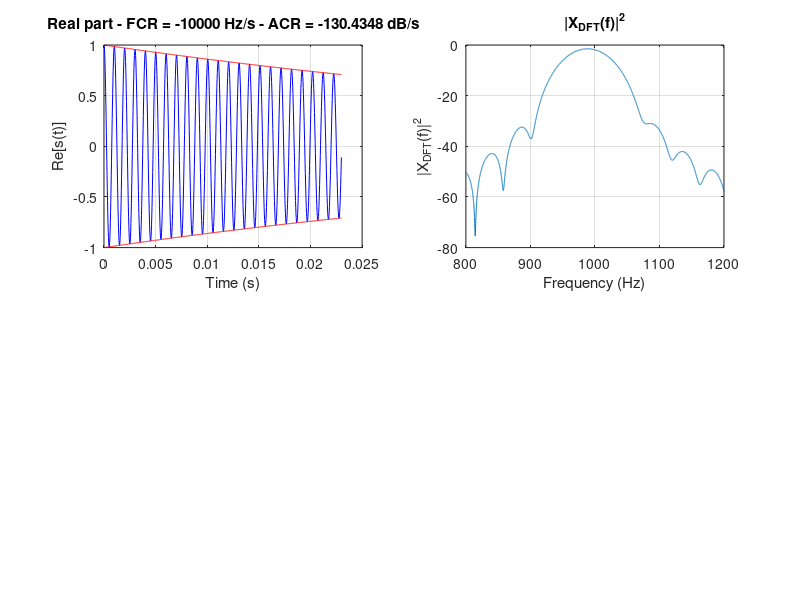

Here is the MATLAB script that generated this plot: (Note: this script raises an error after producing the figure.)
%% Projet long 2015
% Quentin Biache - Lili Zheng - Emilie Abia
% Script generates the look-up table for the main lobe on a uniform (or
% non-uniform) grid. The range can be adjusted by the user.

%% Initialize workspace
clear all
close all
clc

%% Parameters definition

% Sampling parameters
fe = 44100;             % Sampling frequency

% FFT parameters
w_time = 0.023;         % Window duration (s)
N_padding = 9;          % Zero-padding factor
N_pts = round(fe*w_time);               % Total number of points
if (mod(N_pts,2) == 0)
    N_pts = N_pts + 1;
end

N_fft = 2^(nextpow2(N_pts)+N_padding);  % FFT size
t = (0:(N_pts-1))'/fe;                  % Time vector
f = (0:(N_fft-1))'*fe/N_fft;            % Frequency vector

w = window(@hanning,N_pts);             % Create window
w = w./sum(w);                          % Normalize window

dB = 1;

%% Grid settings

% Number of points
N_ACR = 5;
N_FCR = 5;
p_max = N_ACR*N_FCR;

% Range 
FCR_min = -10000;
FCR_max = 10000;
ACR_min = -3/0.023;
ACR_max = 3/0.023;

% Uncomment to create an uniform grid (error analysis)
LUT_ACR = kron(linspace(ACR_min,ACR_max,N_ACR)',ones(N_FCR,1));
LUT_FCR = kron(ones(N_ACR,1),linspace(FCR_min,FCR_max,N_FCR)');

% Uncomment to create non-uniform grid (obtained from the error analysis)
% load non_uniform_grid.mat
% LUT_ACR = X_c;
% LUT_FCR = Y_c;
% p_max = length(X_c);

%% Generate chirps

% Number of points on the main lobe
N_lobe = 9;

% Matrix to store lobe data
levels = zeros(N_lobe,N_ACR*N_FCR);
levels_normalized = zeros(N_lobe,N_ACR*N_FCR);
levels_loc = zeros(N_lobe,N_ACR*N_FCR);
levels_phase = zeros(N_lobe,N_ACR*N_FCR);

x_lobe = zeros(N_lobe,N_ACR*N_FCR);
mag_lobe = zeros(N_lobe,N_ACR*N_FCR);
arg_lobe = zeros(N_lobe,N_ACR*N_FCR);

figure
pause

for p = 1:p_max
        
    % Parameters for the model
    f0 = 1000;              % Instantaneous frequency at t = 0
    A0 = 1;                 % Signal level
    phi0 = 0;               % Initial phase

    % Frequency plot domain
    f_plot = [0.8*f0;1.2*f0];        

    % Adjust parameters with the definition
    alpha0 = log(10^(LUT_ACR(p)/20));
    beta0 = LUT_FCR(p)/pi;        
    omega0 = 2*pi*f0;
    lambda0 = log(A0);

    % Create signal
    s = exp(alpha0.*t).*exp(lambda0).*exp(1i*((beta0*t.^2)+(omega0.*t)+phi0));

    subplot(2,2,1)
        plot(t,real(s),'b',t,exp(alpha0.*t).*exp(lambda0),'r',t,-exp(alpha0.*t).*exp(lambda0),'r')
        xlabel('Time (s)')
        ylabel('Re[s(t)]')
        title(['Real part - FCR = ',num2str(LUT_FCR(p)),' Hz/s - ACR = ',num2str(LUT_ACR(p)),' dB/s'])
        grid on

    % Apply window
    s = s.*w;

    % Correct phase
    s_w = zeros(N_fft,1);
    s_w(1:(N_pts-1)/2) = s(((N_pts+1)/2)+1:end);
    s_w(N_fft-(N_pts-1)/2:end) = s(1:((N_pts+1)/2));

    % Compute the FFT
    fft_s = fft(s_w,N_fft);
    mod_fft_s = abs(fft_s);
    arg_fft_s = 0;%unwrap(phase(fft_s));

    plot_index = find((f > f_plot(1)) & (f < f_plot(2)));

    % Plot the FFT magnitude
    subplot(2,2,2)
        if dB
            plot(f(plot_index),20*log10(mod_fft_s(plot_index)))
        else
            plot(f(plot_index),mod_fft_s(plot_index))
        end
        title('|X_{DFT}(f)|^2')
        xlabel('Frequency (Hz)')
        ylabel('|X_{DFT}(f)|^2')
        grid on

    % Search for the main lobe
    [mod_max,index] = max(mod_fft_s);
    mod_argmax = f(index);

    % Find a more accurate value of the main lobe peak
    interp_index = quad_argmax(index,mod_fft_s(index-1),mod_fft_s(index),mod_fft_s(index+1));
    interp_max = quad_max(mod_fft_s(index-1),mod_fft_s(index),mod_fft_s(index+1));
    interp_argmax = interp1(1:length(f),f,interp_index);

    % Initialize tests to find the zeros
    left_peak = mod_fft_s(1:end-2) > mod_fft_s(2:end-1);
    right_peak = mod_fft_s(3:end) > mod_fft_s(2:end-1);

    % Find location of zeros in the FFT
    mod_zeros_loc = find(left_peak & right_peak) + 1; 

    % Find the closest zero to the lobe peak
    [~,index_min] = min(abs(index-mod_zeros_loc)); 

    % Set the lower and the upper zero of the lobe
    if (mod_zeros_loc(index_min) > index)
        lower_zero_loc = mod_zeros_loc(index_min - 1); 
        upper_zero_loc = mod_zeros_loc(index_min); 
    else
        lower_zero_loc = mod_zeros_loc(index_min); 
        upper_zero_loc = mod_zeros_loc(index_min + 1); 
    end    

    % Index where the main lobe is located
    lobe_index = (lower_zero_loc:upper_zero_loc)';

    % Split the lobe in N_lobe points
    x = linspace(lower_zero_loc*1.001,upper_zero_loc*0.999,N_lobe)';
    x_phase = linspace(lower_zero_loc,upper_zero_loc,1000)';

    levels(:,p) = interp1((1:N_fft)',mod_fft_s,x);
    levels_phase(:,p) = interp1(lobe_index,unwrap(phase(fft_s(lobe_index))),x);

    x_lobe_interp = linspace(lower_zero_loc,upper_zero_loc,N_pts)';
    f_lobe_interp = (x_lobe_interp-1)*fe/N_fft;
    y_lobe_interp = quad_interp(x,levels(:,p),x_lobe_interp);            


    % Reconstruct signal
    Y = zeros(N_pts,1);

    % Estimate the lobe phase over the synthesis domain using the 9 points
    lobe_phase = interp1(1+((x-1)*(N_pts-1)./(N_fft-1)),levels_phase(:,p),(1:N_pts)','spline',0);
    %lobe_phase = quad_interp(1+((x-1)*(N_pts-1)./(N_fft-1)),squeeze(levels_phase(u,v,:)),(1:N_pts)');

    % Estimate the lobe magnitude over the synthesis domain using the 9 points
    Y = interp1(1+((x-1)*(N_pts-1)./(N_fft-1)),levels(:,p),(1:N_pts)','spline',0).*exp(1i*lobe_phase);
    %Y = quad_interp(1+((x-1)*(N_pts-1)./(N_fft-1)),squeeze(levels(u,v,:)),(1:N_pts)').*exp(1i*lobe_phase);
    s_reconst = real(ifft(Y,N_pts));

    s_reconst_w = zeros(N_pts,1);
    s_reconst_w(1:(N_pts+1)/2) = s_reconst(((N_pts+1)/2):end);
    s_reconst_w(1+((N_pts+1)/2):end) = s_reconst(1:((N_pts-1)/2));

    s_reconst = s_reconst_w;

    subplot(2,2,3)
        plot(t,real(s),'b',t,s_reconst,'r')
        xlabel('Time (s)')
        ylabel('Signal')
        legend('Original','Reconstructed')
        err = round(100*norm(real(s)-s_reconst)./norm(real(s)));
        title(['Reconstruction error = ',num2str(err), '%'])
        grid on

    subplot(2,2,2)
        hold on
        if dB
            plot((x-1)*fe/N_fft,20*log10(levels(:,p)),'r+')
            plot(f_lobe_interp,20*log10(abs(y_lobe_interp)),'r')
            plot((0:(N_pts-1))'*fe/N_pts,20*log10(abs(Y)),'k+')
            axis([f_plot(1) f_plot(2) -80 5])
        else
            plot((x-1)*fe/N_fft,levels(:,p),'r+')
            plot(f_lobe_interp,(y_lobe_interp),'r')
        end
        hold off

    % Plot the phase
    subplot(2,2,4)
        plot((x_phase-1)*fe/N_fft,interp1(lobe_index,unwrap(phase(fft_s(lobe_index))),x_phase),'b',(x-1)*fe/N_fft,levels_phase(:,p),'r+')
        hold on
        plot((x_phase-1)*fe/N_fft,interp1(x,levels_phase(:,p),x_phase,'spline'),'k')
        xlabel('Frequency (Hz)')
        ylabel('Phase (rad)')
        title('Lobe phase and reconstructed lobe phase')
        grid on
        hold off

    levels_loc(:,p) = (x-1)*fe/N_fft;

    % Store references
    x_lobe(:,p) = (levels_loc(:,p)-f0)/fe;  % Frequency normalization
    mag_lobe(:,p) = levels(:,p);            % Store magnitude
    arg_lobe(:,p) = levels_phase(:,p);      % Store phase

    pause(0.1)
end

% Unwrap along the lines ACR = constant to get rid of phase jumps (see
% report)
for t = 1:N_lobe
    y = arg_lobe(t,:);
    y = y';
    w = reshape(y,N_FCR,N_FCR);
    q = unwrap(w);
    arg_lobe(t,:) = q(:)';
end

% Parameters of the synthesized lobes (must be stored also)
LUT_f0 = f0;
LUT_fe = fe;

save('data.mat','x_lobe','mag_lobe','arg_lobe','LUT_ACR','LUT_FCR','LUT_f0','LUT_fe')    
disp('"data.mat" generated successfully')

close all

    
    